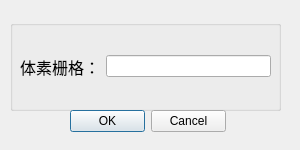
<?xml version="1.0" encoding="UTF-8"?>
<ui version="4.0">
 <class>Dialog_voxel</class>
 <widget class="QWidget" name="Dialog_voxel">
  <property name="geometry">
   <rect>
    <x>0</x>
    <y>0</y>
    <width>300</width>
    <height>150</height>
   </rect>
  </property>
  <property name="windowTitle">
   <string>体素下采样</string>
  </property>
  <widget class="QGroupBox" name="groupBox">
   <property name="geometry">
    <rect>
     <x>10</x>
     <y>20</y>
     <width>271</width>
     <height>91</height>
    </rect>
   </property>
   <property name="title">
    <string/>
   </property>
   <widget class="QWidget" name="layoutWidget">
    <property name="geometry">
     <rect>
      <x>10</x>
      <y>21</y>
      <width>251</width>
      <height>51</height>
     </rect>
    </property>
    <layout class="QHBoxLayout" name="horizontalLayout_2">
     <item>
      <widget class="QLabel" name="label">
       <property name="font">
        <font>
         <family>黑体</family>
         <pointsize>12</pointsize>
         <weight>50</weight>
         <bold>false</bold>
        </font>
       </property>
       <property name="text">
        <string>体素栅格：</string>
       </property>
       <property name="textFormat">
        <enum>Qt::AutoText</enum>
       </property>
       <property name="scaledContents">
        <bool>false</bool>
       </property>
      </widget>
     </item>
     <item>
      <widget class="QLineEdit" name="lineEdit">
       <property name="text">
        <string/>
       </property>
      </widget>
     </item>
    </layout>
   </widget>
  </widget>
  <widget class="QDialogButtonBox" name="buttonBox">
   <property name="geometry">
    <rect>
     <x>70</x>
     <y>110</y>
     <width>156</width>
     <height>23</height>
    </rect>
   </property>
   <property name="standardButtons">
    <set>QDialogButtonBox::Cancel|QDialogButtonBox::Ok</set>
   </property>
  </widget>
 </widget>
 <resources/>
 <connections>
  <connection>
   <sender>buttonBox</sender>
   <signal>accepted()</signal>
   <receiver>Dialog_voxel</receiver>
   <slot>accept()</slot>
   <hints>
    <hint type="sourcelabel">
     <x>108</x>
     <y>118</y>
    </hint>
    <hint type="destinationlabel">
     <x>40</x>
     <y>121</y>
    </hint>
   </hints>
  </connection>
  <connection>
   <sender>buttonBox</sender>
   <signal>accepted()</signal>
   <receiver>Dialog_voxel</receiver>
   <slot>reject()</slot>
   <hints>
    <hint type="sourcelabel">
     <x>205</x>
     <y>123</y>
    </hint>
    <hint type="destinationlabel">
     <x>262</x>
     <y>123</y>
    </hint>
   </hints>
  </connection>
 </connections>
 <slots>
  <slot>accept()</slot>
  <slot>reject()</slot>
 </slots>
</ui>
